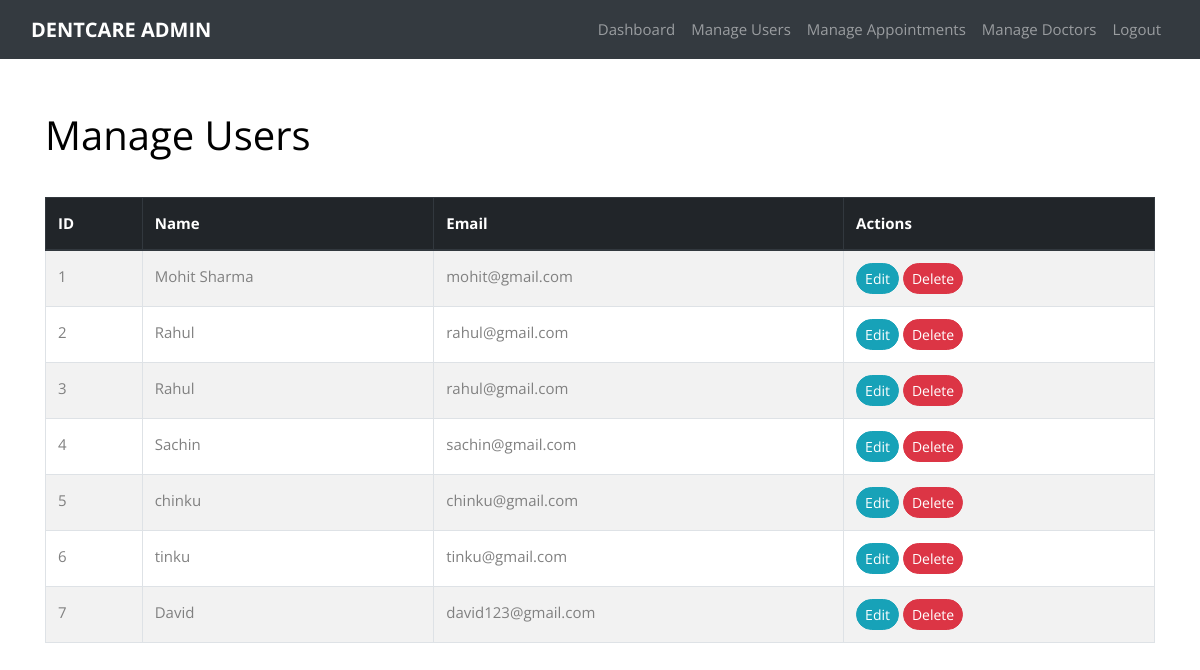
The page /manage_users.php (signed in) on the database its author committed.
### tables this page shows
CREATE TABLE `users` (
  `id` int(11) NOT NULL,
  `username` varchar(100) NOT NULL,
  `email` varchar(100) NOT NULL,
  `password` varchar(255) NOT NULL
);

### manage_users.php (the view, shortened to what this page needs)
<?php
require('Assets/connection.php');
require('Assets\head.php') ;
$query = "SELECT * FROM users";
$result = $conn->query($query);
?>
    <?php include('admin_navbar.php'); ?>
    <section class="ftco-section">
    <div class="container">
        <div class="d-flex justify-content-between align-items-center mb-4">
            <h1 class="display-6">Manage Users</h1>
        </div>
        <div class="table-responsive">
            <table class="table table-bordered table-striped table-hover">
                <thead class="thead-dark">
                    <tr>
                        <th>ID</th>
                        <th>Name</th>
                        <th>Email</th>
                        <th>Actions</th>
                    </tr>
                </thead>
                <tbody>
                    <?php while ($row = $result->fetch_assoc()): ?>
                        <tr>
                            <td><?php echo $row['id']; ?></td>
                            <td><?php echo htmlspecialchars($row['username']); ?></td>
                            <td><?php echo htmlspecialchars($row['email']); ?></td>
                            <td>
                                <a href="edit_user.php?id=<?php echo $row['id']; ?>" class="btn btn-info btn-sm">Edit</a>
                                <a href="manage_users.php?delete=<?php echo $row['id']; ?>" class="btn btn-danger btn-sm" onclick="return confirm('Are you sure you want to delete this user?')">Delete</a>
                            </td>
                        </tr>
                    <?php endwhile; ?>
                </tbody>
            </table>
        </div>
    </div>
    </section>
   <?php require('Assets\footer.php') ; ?>

### Assets/head.php (shortened to what this page needs)
<!DOCTYPE html>
<html lang="en">
  <head>
    <link rel="stylesheet" href="Assets/css/open-iconic-bootstrap.min.css">
    <link rel="stylesheet" href="Assets/css/animate.css">
    <link rel="stylesheet" href="Assets/css/owl.carousel.min.css">
    <link rel="stylesheet" href="Assets/css/owl.theme.default.min.css">
    <link rel="stylesheet" href="Assets/css/magnific-popup.css">
    <link rel="stylesheet" href="Assets/css/aos.css">
    <link rel="stylesheet" href="Assets/css/ionicons.min.css">
    <link rel="stylesheet" href="Assets/css/bootstrap-datepicker.css">
    <link rel="stylesheet" href="Assets/css/jquery.timepicker.css">
    <link rel="stylesheet" href="Assets/css/flaticon.css">
    <link rel="stylesheet" href="Assets/css/icomoon.css">
    <link rel="stylesheet" href="Assets/css/style.css">
  </head>
  <body>

### admin_navbar.php (shortened to what this page needs)
<nav class="navbar navbar-expand-lg navbar-dark bg-dark fixed-top">
    <div class="container-fluid">
        <a class="navbar-brand" href="admin_dashboard.php">DentCare Admin</a>
        <div class="collapse navbar-collapse" id="navbarNav">
            <ul class="navbar-nav ml-auto">
                <li class="nav-item">
                    <a class="nav-link" href="admin_dashboard.php">Dashboard</a>
                </li>
                <li class="nav-item">
                    <a class="nav-link" href="manage_users.php">Manage Users</a>
                </li>
                <li class="nav-item">
                    <a class="nav-link" href="manage_appointments.php">Manage Appointments</a>
                </li>
                <li class="nav-item">
                    <a class="nav-link" href="manage_doctors.php">Manage Doctors</a>
                </li>
                <li class="nav-item">
                    <a class="nav-link " href="logout_admin.php">Logout</a>
                </li>
            </ul>
        </div>
    </div>
</nav>

### Assets/footer.php (shortened to what this page needs)
  </body>
</html>

### rows shown on the page
users: id "1", username "Mohit Sharma", email "mohit@gmail.com"
users: id "2", username "Rahul", email "rahul@gmail.com"
users: id "3", username "Rahul", email "rahul@gmail.com"
users: id "4", username "Sachin", email "sachin@gmail.com"
users: id "5", username "chinku", email "chinku@gmail.com"
users: id "6", username "tinku", email "tinku@gmail.com"
users: id "7", username "David", email "david123@gmail.com"
